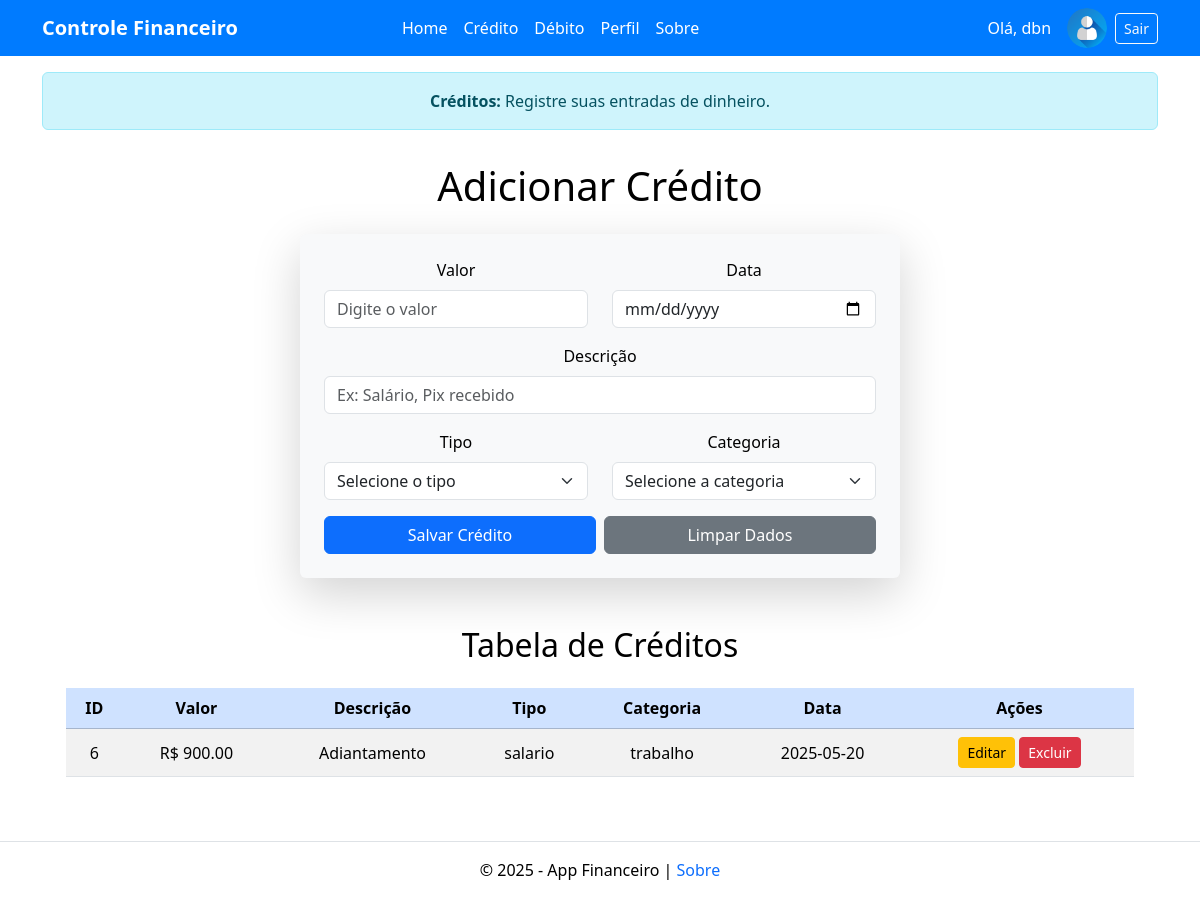
The app's page /credito (signed in), older data.
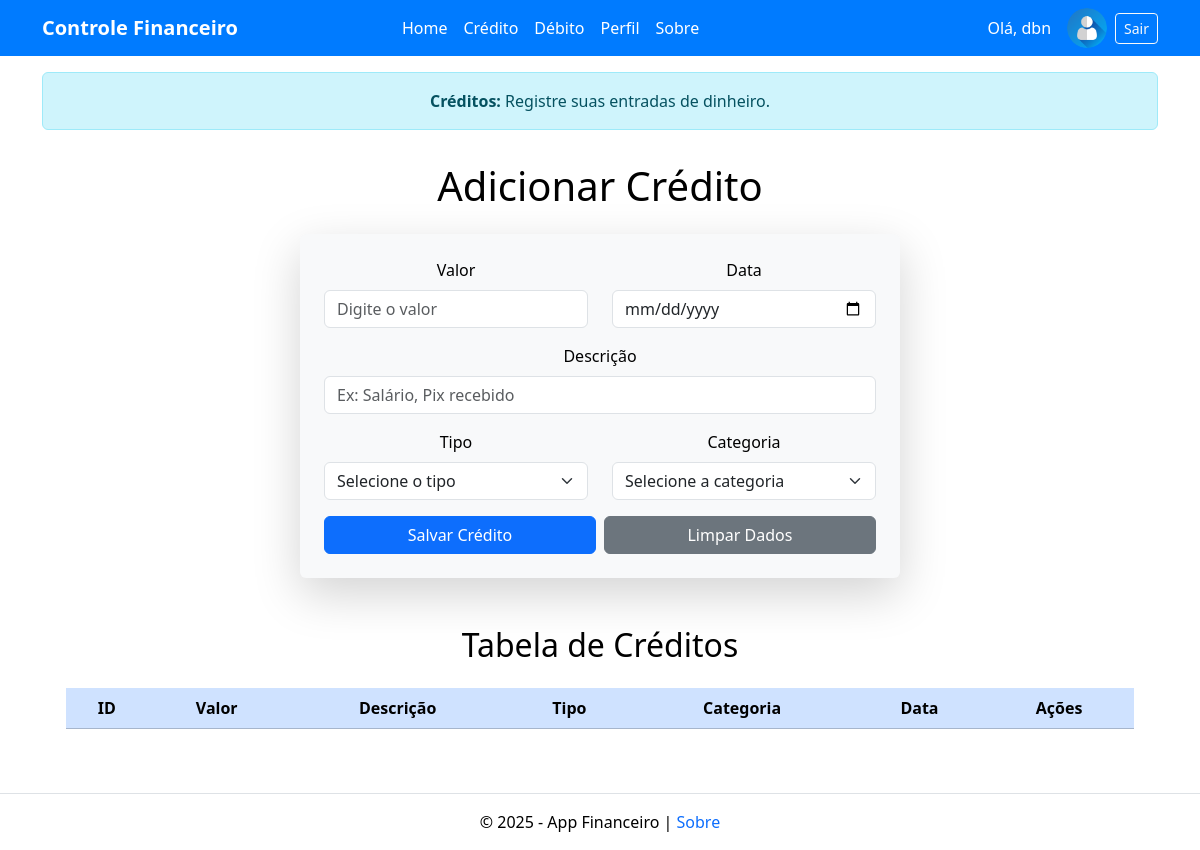
The same page, newer data.
### tables this page shows
CREATE TABLE creditos (
            id INTEGER PRIMARY KEY AUTOINCREMENT,
            valor REAL NOT NULL,
            descricao TEXT NOT NULL,
            tipo TEXT NOT NULL,
            categoria TEXT NOT NULL,
            data TEXT NOT NULL
        , usuario_id TEXT);

### app.py (the view, shortened to what this page needs)
@app.route("/credito", methods=["GET", "POST"])
def credito():
    if 'usuario' not in session:
        return redirect(url_for('login'))
    usuario_id = session['usuario']['id']
    query_creditos = "SELECT * FROM creditos WHERE usuario_id = ?"
    creditos = executar_consulta(query_creditos, (usuario_id,), fetchall=True)
    return render_template("credito.html", creditos=creditos)

### utils.py (called while the page is built)
def executar_consulta(
        query: str,
        parametros: Union[Tuple, list] = (),
        fetchone: bool = False,
        fetchall: bool = False,
        commit: bool = False
) -> Optional[Union[Tuple, list]]:
    with sqlite3.connect('financeiro.db') as conexao:
        cursor = conexao.cursor()
        cursor.execute(query, parametros)
        resultado = None
        if fetchone:
            resultado = cursor.fetchone()
        elif fetchall:
            resultado = cursor.fetchall()
        if commit:
            conexao.commit()
    return resultado

### templates/credito.html (shortened to what this page needs)
{% extends 'base.html' %}
{% block alert %}
    <div class="container mt-3">
        <div class="alert alert-info text-center" role="alert">
            <strong>Créditos:</strong> Registre suas entradas de dinheiro.
        </div>
    </div>
{% endblock %}
{% block content %}
    <div class="container mt-3">
        <h1 class="mb-4 text-center">Adicionar Crédito</h1>
        <form method="POST" class="p-4 rounded shadow-lg bg-light mx-auto" id="creditoForm">
            <div class="row">
                <div class="col-md-6 mb-3">
                    <label for="valor" class="form-label">Valor</label>
                    <input type="number" step="0.01" class="form-control" id="valor" name="valor" placeholder="Digite o valor" required>
                </div>
                <div class="col-md-6 mb-3">
                    <label for="data" class="form-label">Data</label>
                    <input type="date" class="form-control" id="data" name="data" required>
                </div>
            </div>
            <div class="mb-3">
                <label for="descricao" class="form-label">Descrição</label>
                <input type="text" class="form-control" id="descricao" name="descricao" placeholder="Ex: Salário, Pix recebido" required>
            </div>
            <div class="row">
                <div class="col-md-6 mb-3">
                    <label for="tipo" class="form-label">Tipo</label>
                    <select class="form-select" id="tipo" name="tipo" required>
                        <option value="" selected disabled>Selecione o tipo</option>
                    </select>
                </div>
                <div class="col-md-6 mb-3">
                    <label for="categoria" class="form-label">Categoria</label>
                    <select class="form-select" id="categoria" name="categoria" required>
                        <option value="" selected disabled>Selecione a categoria</option>
                    </select>
                </div>
            </div>
            <div class="d-flex gap-2">
                <button type="submit" class="btn btn-primary flex-grow-1">Salvar Crédito</button>
                <button type="reset" class="btn btn-secondary flex-grow-1">Limpar Dados</button>
            </div>
        </form>
        <div class="container mt-5">
            <h2 class="text-center mb-4">Tabela de Créditos</h2>
            <table class="table table-striped tabel-bordered text-center align-middle">
                <thead class="table-primary">
                    <tr>
                        <th>ID</th>
                        <th>Valor</th>
                        <th>Descrição</th>
                        <th>Tipo</th>
                        <th>Categoria</th>
                        <th>Data</th>
                        <th>Ações</th>
                    </tr>
                </thead>
                <tbody>
                    {% for credito in creditos %}
                    <tr>
                        <td>{{ credito[0] }}</td>
                        <td>R$ {{ "%.2f"|format(credito[1]) }}</td>
                        <td>{{ credito[2] }}</td>
                        <td>{{ credito[3] }}</td>
                        <td>{{ credito[4] }}</td>
                        <td>{{ credito[5] }}</td>
                        <td>
                            <a href="{{ url_for('editar_credito', id=credito[0]) }}" class="btn btn-warning btn-sm">Editar</a>
                            <button class="btn btn-danger btn-sm" data-bs-toggle="modal" data-bs-target="#confirmarExclusao{{ credito[0] }}">
                                Excluir
                            </button>
                        </td>
                    </tr>
                    {% endfor %}
                </tbody>
            </table>
        </div>
    </div>
{% endblock %}

Row changes from the older to the newer data that the page shows:
removed creditos: id "6", valor "900.00", descricao "Adiantamento", tipo "salario", categoria "trabalho", data "2025-05-20"
